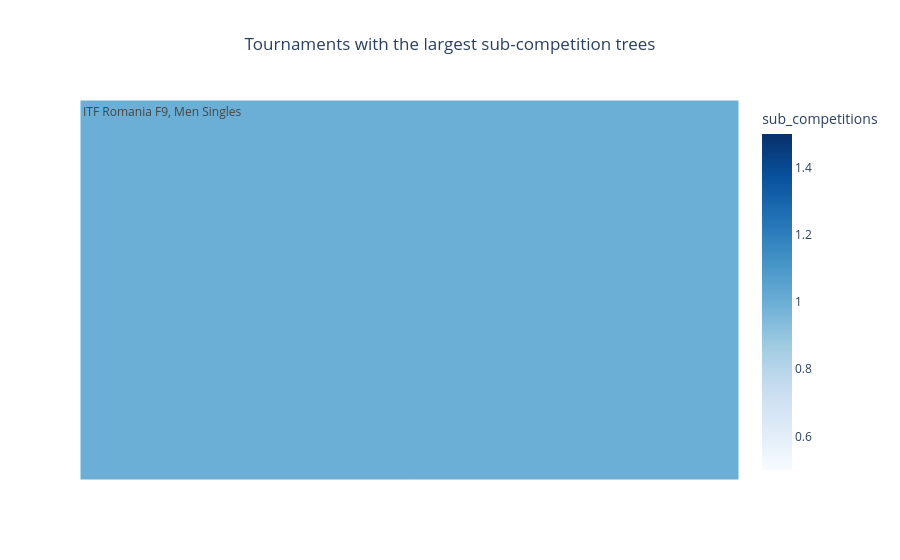

The notebook cell this image was saved under:
### Markdown cell above
**Takeaway:** shows singles/doubles and men/women balance inside each category at a glance (use it to spot under-served segments).

### Code cell
# 5.3 Parent competitions with the most sub-competitions
def chart_parents():
    df = run_query("""
        SELECT p.competition_name AS parent, COUNT(*) AS sub_competitions
        FROM competitions s JOIN competitions p ON p.competition_id = s.parent_id
        GROUP BY p.competition_id, p.competition_name
        ORDER BY sub_competitions DESC LIMIT 15""")
    return px.treemap(df, path=["parent"], values="sub_competitions",
                      color="sub_competitions", color_continuous_scale="Blues",
                      title="Tournaments with the largest sub-competition trees")
safe_chart(chart_parents)

### Figure 1 — Plotly figure (JSON) as saved in the notebook; plotly's stock layout.template omitted (floating-point values rounded to 4 significant figures)
{"data": [{"branchvalues": "total", "customdata": [[1.0]], "domain": {"x": [0, 1], "y": [0, 1]}, "hovertemplate": "labels=%{label}<br>sub_competitions_sum=%{value}<br>parent=%{parent}<br>id=%{id}<br>sub_competitions=%{color}<extra></extra>", "ids": ["ITF Romania F9, Men Singles"], "labels": ["ITF Romania F9, Men Singles"], "marker": {"coloraxis": "coloraxis", "colors": [1.0]}, "name": "", "parents": [""], "type": "treemap", "values": [1.0]}], "layout": {"coloraxis": {"colorbar": {"title": {"text": "sub_competitions"}}, "colorscale": [[0, "rgb(247,251,255)"], [0.125, "rgb(222,235,247)"], [0.25, "rgb(198,219,239)"], [0.375, "rgb(158,202,225)"], [0.5, "rgb(107,174,214)"], [0.625, "rgb(66,146,198)"], [0.75, "rgb(33,113,181)"], [0.875, "rgb(8,81,156)"], [1, "rgb(8,48,107)"]]}, "legend": {"tracegroupgap": 0}, "title": {"text": "Tournaments with the largest sub-competition trees", "x": 0.5}}}
